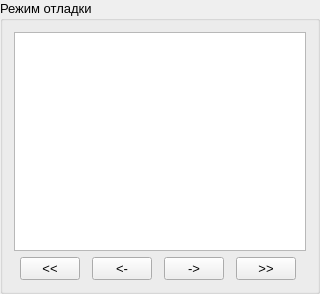
<?xml version="1.0" encoding="UTF-8"?>
<ui version="4.0">
 <class>CDebugModeBox</class>
 <widget class="QGroupBox" name="CDebugModeBox">
  <property name="geometry">
   <rect>
    <x>0</x>
    <y>0</y>
    <width>320</width>
    <height>294</height>
   </rect>
  </property>
  <property name="minimumSize">
   <size>
    <width>320</width>
    <height>0</height>
   </size>
  </property>
  <property name="maximumSize">
   <size>
    <width>320</width>
    <height>16777215</height>
   </size>
  </property>
  <property name="font">
   <font>
    <pointsize>10</pointsize>
   </font>
  </property>
  <property name="windowTitle">
   <string>GroupBox</string>
  </property>
  <property name="title">
   <string>Режим отладки</string>
  </property>
  <layout class="QGridLayout" name="gridLayout">
   <property name="sizeConstraint">
    <enum>QLayout::SetDefaultConstraint</enum>
   </property>
   <item row="0" column="0">
    <layout class="QVBoxLayout" name="verticalLayout">
     <item>
      <widget class="QTextBrowser" name="textBrowser"/>
     </item>
     <item>
      <layout class="QHBoxLayout" name="horizontalLayout">
       <property name="sizeConstraint">
        <enum>QLayout::SetMinimumSize</enum>
       </property>
       <item>
        <widget class="QPushButton" name="btnToBegin">
         <property name="minimumSize">
          <size>
           <width>40</width>
           <height>0</height>
          </size>
         </property>
         <property name="maximumSize">
          <size>
           <width>60</width>
           <height>16777215</height>
          </size>
         </property>
         <property name="text">
          <string>&lt;&lt;</string>
         </property>
        </widget>
       </item>
       <item>
        <widget class="QPushButton" name="btnPreviosStep">
         <property name="minimumSize">
          <size>
           <width>40</width>
           <height>0</height>
          </size>
         </property>
         <property name="maximumSize">
          <size>
           <width>60</width>
           <height>16777215</height>
          </size>
         </property>
         <property name="text">
          <string>&lt;-</string>
         </property>
        </widget>
       </item>
       <item>
        <widget class="QPushButton" name="btnNextStep">
         <property name="minimumSize">
          <size>
           <width>40</width>
           <height>0</height>
          </size>
         </property>
         <property name="maximumSize">
          <size>
           <width>60</width>
           <height>16777215</height>
          </size>
         </property>
         <property name="text">
          <string>-&gt;</string>
         </property>
        </widget>
       </item>
       <item>
        <widget class="QPushButton" name="btnToEnd">
         <property name="minimumSize">
          <size>
           <width>40</width>
           <height>0</height>
          </size>
         </property>
         <property name="maximumSize">
          <size>
           <width>60</width>
           <height>16777215</height>
          </size>
         </property>
         <property name="text">
          <string>&gt;&gt;</string>
         </property>
        </widget>
       </item>
      </layout>
     </item>
    </layout>
   </item>
  </layout>
 </widget>
 <resources/>
 <connections/>
</ui>
